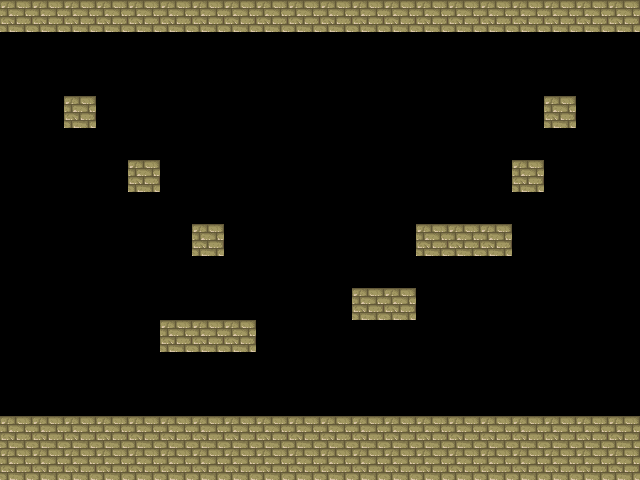

Below is a game level as drawn by its tile map, then a one-line description and the .tmx file that defines it, in full:
An orthogonal 20x15 tile map with 32x32 px tiles, 1 tile layer (capa0).

<map version="1.0" tiledversion="1.1.2" orientation="orthogonal" renderorder="right-down" width="20" height="15" tilewidth="32" tileheight="32" infinite="0" nextobjectid="1">
 <tileset firstgid="1" source="tmw_desert.tsx" />
 <layer name="capa0" width="20" height="15">
  <data encoding="csv">
10,10,10,10,10,10,10,10,10,10,10,10,10,10,10,10,10,10,10,10,
0,0,0,0,0,0,0,0,0,0,0,0,0,0,0,0,0,0,0,0,
0,0,0,0,0,0,0,0,0,0,0,0,0,0,0,0,0,0,0,0,
0,0,10,0,0,0,0,0,0,0,0,0,0,0,0,0,0,10,0,0,
0,0,0,0,0,0,0,0,0,0,0,0,0,0,0,0,0,0,0,0,
0,0,0,0,10,0,0,0,0,0,0,0,0,0,0,0,10,0,0,0,
0,0,0,0,0,0,0,0,0,0,0,0,0,0,0,0,0,0,0,0,
0,0,0,0,0,0,10,0,0,0,0,0,0,10,10,10,0,0,0,0,
0,0,0,0,0,0,0,0,0,0,0,0,0,0,0,0,0,0,0,0,
0,0,0,0,0,0,0,0,0,0,0,10,10,0,0,0,0,0,0,0,
0,0,0,0,0,10,10,10,0,0,0,0,0,0,0,0,0,0,0,0,
0,0,0,0,0,0,0,0,0,0,0,0,0,0,0,0,0,0,0,0,
0,0,0,0,0,0,0,0,0,0,0,0,0,0,0,0,0,0,0,0,
10,10,10,10,10,10,10,10,10,10,10,10,10,10,10,10,10,10,10,10,
10,10,10,10,10,10,10,10,10,10,10,10,10,10,10,10,10,10,10,10
</data>
 </layer>
</map>
